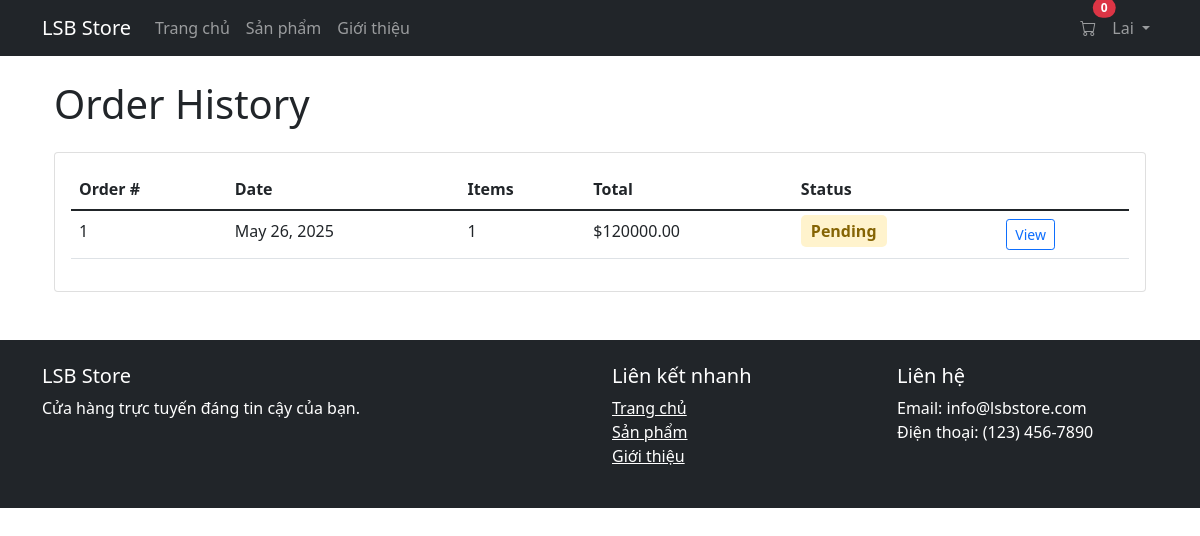
Screenshot of /order/history (signed in) with the database file from the repository.
### app/models/user.py (models this page shows, shortened)
class User(UserMixin, db.Model):
    __tablename__ = 'users'
    id = db.Column(db.Integer, primary_key=True)
    username = db.Column(db.String(64), index=True, unique=True, nullable=False)
    email = db.Column(db.String(120), index=True, unique=True, nullable=False)
    password_hash = db.Column(db.String(128))
    is_admin = db.Column(db.Boolean, default=False)
    orders = db.relationship('Order', backref='customer', lazy='dynamic')
    reviews = db.relationship('Review', backref='author', lazy='dynamic')
    cart_items = db.relationship('CartItem', backref='user', lazy='dynamic')

### app/models/order.py (models this page shows, shortened)
class Order(db.Model):
    __tablename__ = 'orders'
    id = db.Column(db.Integer, primary_key=True)
    user_id = db.Column(db.Integer, db.ForeignKey('users.id'), nullable=False)
    created_at = db.Column(db.DateTime, index=True, default=datetime.utcnow)
    status = db.Column(db.String(20), default='pending')
    total_amount = db.Column(db.Float, nullable=False)
    shipping_address = db.Column(db.Text, nullable=False)
    payment_method = db.Column(db.String(50), nullable=False)
    items = db.relationship('OrderItem', backref='order', lazy='dynamic')

### app/controllers/order_controller.py (the view)
@order_bp.route('/history')
@login_required
def order_history():
    orders = Order.query.filter_by(user_id=current_user.id).order_by(Order.created_at.desc()).all()
    return render_template('order/history.html', orders=orders)

### app/models/user.py (called while the page is built)
@login_manager.user_loader
def load_user(id):
    return User.query.get(int(id))

### app/templates/order/history.html
{% extends "base.html" %}
{% block content %}
<div class="container">
    <h1 class="mb-4">Order History</h1>
    {% if orders %}
    <div class="card">
        <div class="card-body">
            <table class="table">
                <thead>
                    <tr>
                        <th>Order #</th>
                        <th>Date</th>
                        <th>Items</th>
                        <th>Total</th>
                        <th>Status</th>
                        <th></th>
                    </tr>
                </thead>
                <tbody>
                    {% for order in orders %}
                    <tr>
                        <td>{{ order.id }}</td>
                        <td>{{ order.created_at.strftime('%b %d, %Y') }}</td>
                        <td>{{ order.items.count() }}</td>
                        <td>${{ "%.2f"|format(order.total_amount) }}</td>
                        <td>
                            <span class="order-status status-{{ order.status }}">
                                {{ order.status|title }}
                            </span>
                        </td>
                        <td>
                            <a href="{{ url_for('order.order_detail', id=order.id) }}" class="btn btn-sm btn-outline-primary">View</a>
                        </td>
                    </tr>
                    {% endfor %}
                </tbody>
            </table>
        </div>
    </div>
    {% else %}
    <div class="alert alert-info">
        You haven't placed any orders yet. <a href="{{ url_for('product.list_products') }}">Browse our products</a> to get started.
    </div>
    {% endif %}
</div>
{% endblock %}

### app/templates/base.html (shortened to what this page needs)
<!DOCTYPE html>
<html lang="vi">
<head>
    <link href="https://cdn.jsdelivr.net/npm/bootstrap@5.1.3/dist/css/bootstrap.min.css" rel="stylesheet">
    <link rel="stylesheet" href="https://cdn.jsdelivr.net/npm/bootstrap-icons@1.8.1/font/bootstrap-icons.css">
    <link rel="stylesheet" href="{{ url_for('static', filename='css/style.css') }}">
</head>
<body>
    <nav class="navbar navbar-expand-lg navbar-dark bg-dark">
        <div class="container">
            <a class="navbar-brand" href="{{ url_for('home.index') }}">LSB Store</a>
            <div class="collapse navbar-collapse" id="navbarNav">
                <ul class="navbar-nav me-auto">
                    <li class="nav-item">
                        <a class="nav-link" href="{{ url_for('home.index') }}">Trang chủ</a>
                    </li>
                    <li class="nav-item">
                        <a class="nav-link" href="{{ url_for('product.list_products') }}">Sản phẩm</a>
                    </li>
                    <li class="nav-item">
                        <a class="nav-link" href="{{ url_for('home.about') }}">Giới thiệu</a>
                    </li>
                </ul>
                <ul class="navbar-nav">
                    <li class="nav-item">
                        <a class="nav-link position-relative" href="{{ url_for('cart.view_cart') }}">
                            <i class="bi bi-cart"></i>
                            <span class="position-absolute top-0 start-100 translate-middle badge rounded-pill bg-danger">
                                {% if current_user.is_authenticated %}
                                    {{ current_user.cart_items.count() }}
                                {% else %}
                                    0
                                {% endif %}
                            </span>
                        </a>
                    </li>
                    {% if current_user.is_authenticated %}
                        <li class="nav-item dropdown">
                            <a class="nav-link dropdown-toggle" href="#" id="userDropdown" role="button" data-bs-toggle="dropdown">
                                {{ current_user.username }}
                            </a>
                        </li>
                    {% endif %}
                </ul>
            </div>
        </div>
    </nav>
    <div class="container mt-4">
        {% block content %}{% endblock %}
    </div>
    <footer class="bg-dark text-white mt-5">
        <div class="container py-4">
            <div class="row">
                <div class="col-md-6">
                    <h5>LSB Store</h5>
                    <p>Cửa hàng trực tuyến đáng tin cậy của bạn.</p>
                </div>
                <div class="col-md-3">
                    <h5>Liên kết nhanh</h5>
                    <ul class="list-unstyled">
                        <li><a href="{{ url_for('home.index') }}" class="text-white">Trang chủ</a></li>
                        <li><a href="{{ url_for('product.list_products') }}" class="text-white">Sản phẩm</a></li>
                        <li><a href="{{ url_for('home.about') }}" class="text-white">Giới thiệu</a></li>
                    </ul>
                </div>
                <div class="col-md-3">
                    <h5>Liên hệ</h5>
                    <address>
                        Email: info@lsbstore.com<br>
                        Điện thoại: (123) 456-7890
                    </address>
                </div>
            </div>
        </div>
    </footer>
</body>
</html>

### app/static/css/style.css (style rules this page uses)
body { display: flex; flex-direction: column; min-height: 100vh; }
footer { margin-top: auto; }
.order-status { padding: 5px 10px; border-radius: 5px; font-weight: bold; }
.status-pending { background-color: #fff3cd; color: #856404; }

### rows the page displays
User: username "Lai"
Order: id "1", created_at "May 26, 2025", items.count "1", total_amount "120000.00", status "Pending"

### other values shown
{{ current_user.cart_items.count() }} "0"
